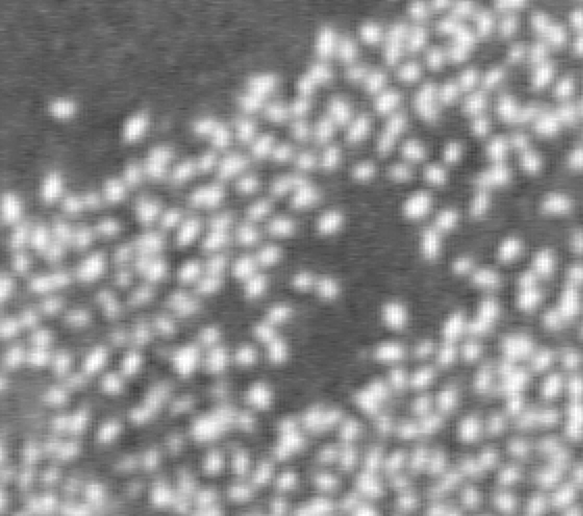
%> input picture tp6/colonie.png, 583 x 516 px
$ octave exercice_1.m   (GNU Octave 9; MATLAB toolbox functions it lacks are replaced by stand-ins)
%> lines starting %> are read from the running program, lines starting %| are printed output that depends on the picture
clear;
close all;
taille_ecran = get(0,'ScreenSize');
L = taille_ecran(3);
H = taille_ecran(4);

% Parametres divers :
N = 100;					% Nombre de disques d'une configuration
R = 10;					% Rayon des disques
R_carre = R*R;
nb_points_disque = 30;
increment_angulaire = 2*pi/nb_points_disque;
theta = 0:increment_angulaire:2*pi;
rose = [253 108 158]/255;
q_max = 100000;
nb_valeurs_a_afficher = 10000;
pas_entre_deux_affichages = floor(q_max/nb_valeurs_a_afficher);
temps_affichage = 0.001;

% Lecture et affichage de l'image :
I = imread('colonie.png');
%> I is the input picture: size 516x583x3 uint8; min 64, max 255, mean 142.3
I = rgb2gray(I);
%> I: size 516x583 uint8
I = double(I);
%> I: size 516x583 double
I = I(100:500,100:500);
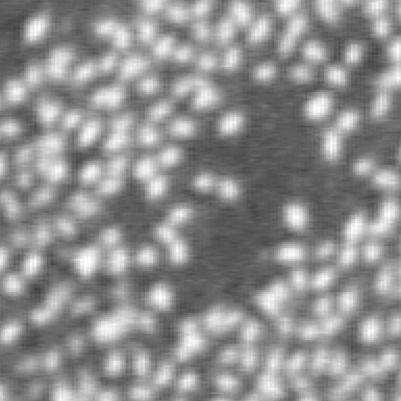
%> I: size 401x401 double; min 64, max 255, mean 142.6
[nb_lignes,nb_colonnes] = size(I);
%> nb_lignes = 401; nb_colonnes = 401
figure('Name',['Detection de ' num2str(N) ' flamants roses'],'Position',[0,0,L,0.65*H]);

% Tirage aleatoire d'une configuration initiale et calcul des niveaux de gris moyens :
abscisses_disques = zeros(N,1);
ordonnees_disques = zeros(N,1);
nvg_moyens_disques = zeros(N,1);
for k = 1:N
	abscisse_nouveau = nb_colonnes*rand;
	ordonnee_nouveau = nb_lignes*rand;
    distance_disques = sqrt((abscisse_nouveau - abscisses_disques(k))^2 + (ordonnee_nouveau - ordonnees_disques(k))^2);
    while (distance_disques < (sqrt(2) * R))
        nvg_moyens_disques(k) = nvg_moyen(abscisse_nouveau,ordonnee_nouveau,R,I);
        abscisses_disques(k) = abscisse_nouveau;
        ordonnees_disques(k) = ordonnee_nouveau;
    end

end
%> this loop made 100 passes
%> distance_disques on passes 2 to 13: 198, 261.5, 337, 302.1, 416.6, 323.5, 267.5, 537, 486.2, 318, 452.9, 193.6
%> after the loop, abscisses_disques = 100 values from 0 to 0; nvg_moyens_disques = 100 values from 0 to 0; ordonnees_disques = 100 values from 0 to 0
valeurs_q = 0;
nvg_moyen_config = mean(nvg_moyens_disques);
%> nvg_moyen_config = 0
valeurs_nvg_moyen_config = nvg_moyen_config;
%> valeurs_nvg_moyen_config = 0

% Affichage de la configuration initiale :
subplot(1,2,1);
imagesc(I);
axis image;
axis off;
colormap gray;
hold on;
for k = 1:N
	abscisses_affichage = abscisses_disques(k)+R*cos(theta);
	ordonnees_affichage = ordonnees_disques(k)+R*sin(theta);
	indices = find(abscisses_affichage>0 & abscisses_affichage<nb_colonnes & ...
			ordonnees_affichage>0 & ordonnees_affichage<nb_lignes);
	plot(abscisses_affichage(indices),ordonnees_affichage(indices),'Color',rose,'LineWidth',3);
end
pause(temps_affichage);

% Courbe d'evolution du niveau de gris moyen :
subplot(1,2,2);
plot(valeurs_q,valeurs_nvg_moyen_config,'.','Color',rose);
axis([0 q_max/1000 100 240]);
set(gca,'FontSize',20);
hx = xlabel('Nombre d''iterations','FontSize',30);
hy = ylabel('Niveau de gris moyen','FontSize',30);
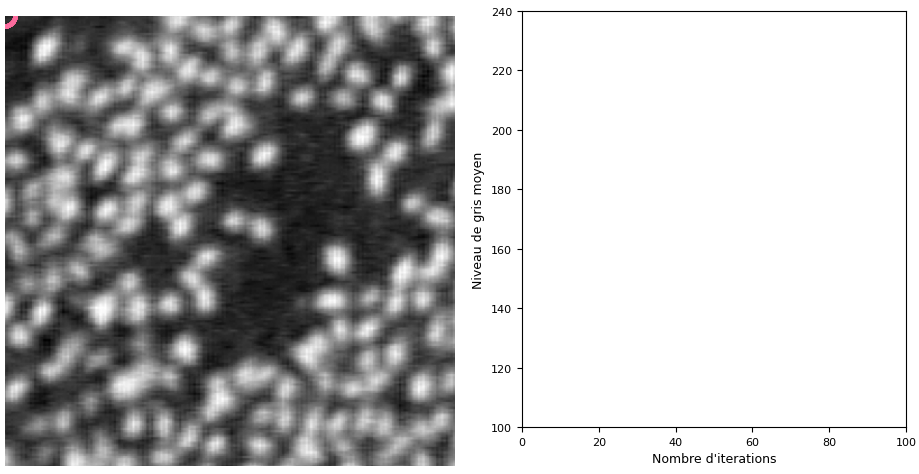
%> figure redrawn from the program's plot data, 2 panels

% Recherche de la configuration optimale :
for q = 1:q_max
	k = rem(q,N)+1;					% On parcourt les N disques en boucle
	nvg_moyen_courant = nvg_moyens_disques(k);

	% Tirage aleatoire d'un nouveau disque et calcul du niveau de gris moyen :
	abscisse_nouveau = nb_colonnes*rand;
	ordonnee_nouveau = nb_lignes*rand;
%> (the run ends here)
